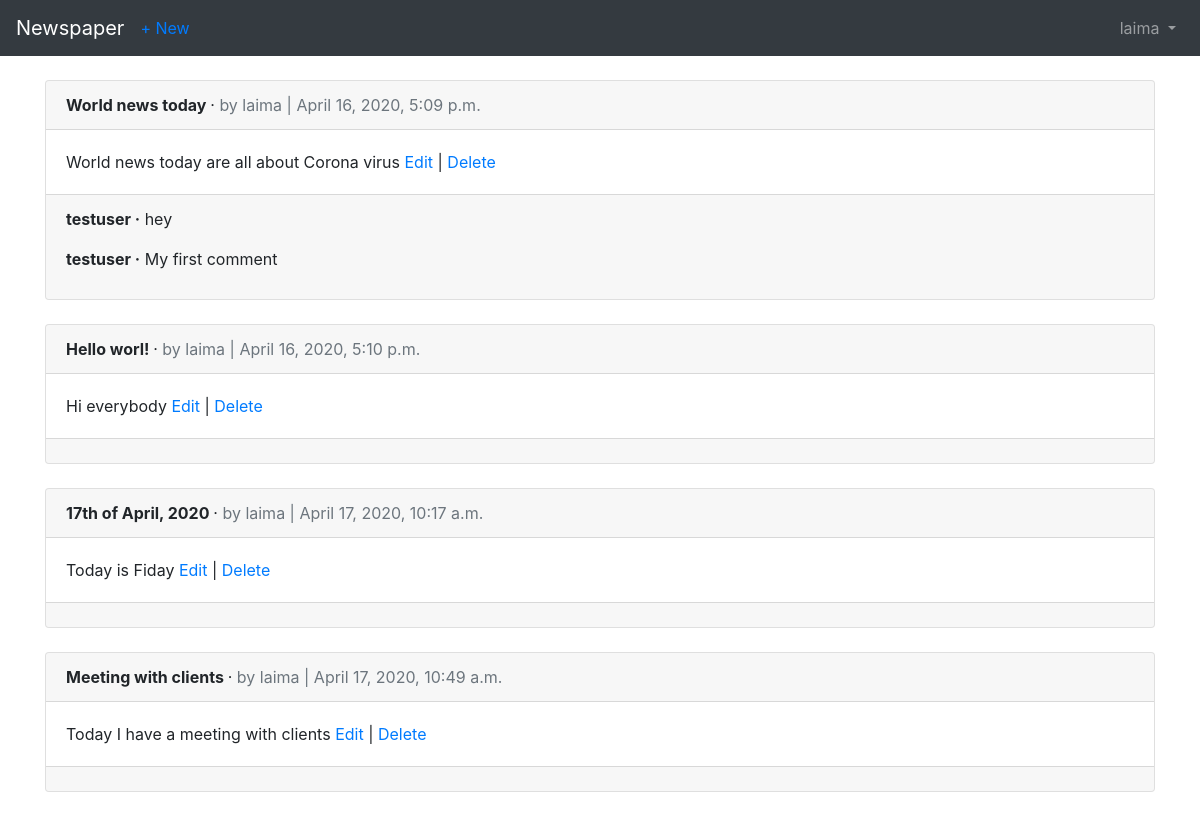
The page /articles/ (signed in) on the database its author committed.
### users/models.py (models this page shows)
class CustomUser(AbstractUser):
    age = models.PositiveIntegerField(null=True, blank=True)

### articles/models.py (models this page shows, shortened)
class Article(models.Model):
    title = models.CharField(max_length=255)
    body = models.TextField()
    date = models.DateTimeField(auto_now_add=True)
    author = models.ForeignKey(
        get_user_model(),
        on_delete=models.CASCADE
    )

class Comment(models.Model):
    article = models.ForeignKey(
        Article,
         on_delete=models.CASCADE,
         related_name='comments')
    comment = models.CharField(max_length=140)
    author = models.ForeignKey(
        get_user_model(),
        on_delete=models.CASCADE,
    )
    def __str__(self):
        return self.comment

### articles/views.py (the view)
# urls.py: path('', ArticleListView.as_view(), name='article_list'),
class ArticleListView(LoginRequiredMixin, ListView):
    model = Article
    template_name = 'article_list.html'
    login_url = 'login'

### templates/article_list.html (shortened to what this page needs)
{% extends 'base.html' %}
{% block content %}
    {% for article in object_list %}
        <div class="card">
            <div class="card-header">
                <span class="font-weight-bold">{{ article.title}} </span> &middot;
                <span class="text-muted">by {{ article.author }} |
                {{ article.date }}</span>
            </div>
            <div class="card-body">
                {{ article.body }}
                <a href="{% url 'article_edit' article.pk %}">Edit</a> |
                <a href="{% url 'article_delete' article.pk %}">Delete</a>
            </div>
            <div class="card-footer">
                {% for comment in article.comments.all %}
                    <p>
                        <span class="font-weight-bold">{{ comment.author }} &middot;</span>
                        {{ comment }}
                    </p>
                {% endfor %}
            </div>
        </div>
        <br />
    {% endfor %}
{% endblock content %}

### templates/base.html (shortened to what this page needs)
<!DOCTYPE html>
<html lang="en">
    <head>
        <link rel="stylesheet" href="https://maxcdn.bootstrapcdn.com/bootstrap/4.1.3/css/bootstrap.min.css">
    </head>
    <body>
        <nav class="navbar navbar-expand-md navbar-dark bg-dark mb-4">
            <a class="navbar-brand" href="{% url 'home' %}">Newspaper</a>
            {% if user.is_authenticated %}
                <ul class="navbar-nav mr auto">
                    <li class="nav-item"><a href="{% url 'article_new' %}">+ New</a></li>
                </ul>
            {% endif %}
            <div class="collapse navbar-collapse" id="navbarCollapse">
                {% if user.is_authenticated %}
                <ul class="navbar-nav ml-auto">
                    <li class="nav-item">
                        <a class="nav-link dropdown-toggle" href="#" id="userMenu"
                            data-toggle="dropdown" aria-haspopup="true"
                            aria-expanded="false">
                            {{ user.username}}
                        </a>
                    </li>
                </ul>
                {% else %}
                    <form class="form-inline ml-auto">
                        <a href="{% url 'login' %}" class="btn btn-outline-secondary">Log In</a>
                        <a href="{% url 'signup' %}" class="btn btn-primary ml-2">Sign up</a>
                    </form>
                {% endif%}
            </div>
        </nav>
        <div class="container">
            {% block content%}
            {% endblock content%}
        </div>
    </body>
</html>

### rows shown on the page
CustomUser: username "laima"
Article: title "World news today", author "laima", date "April 16, 2020, 5:09 p.m.", body "World news today are all about Corona virus"
Comment: author "testuser", comment "hey"
Comment: author "testuser", comment "My first comment"
Article: title "Hello worl!", author "laima", date "April 16, 2020, 5:10 p.m.", body "Hi everybody"
Article: title "17th of April, 2020", author "laima", date "April 17, 2020, 10:17 a.m.", body "Today is Fiday"
Article: title "Meeting with clients", author "laima", date "April 17, 2020, 10:49 a.m.", body "Today I have a meeting with clients"
